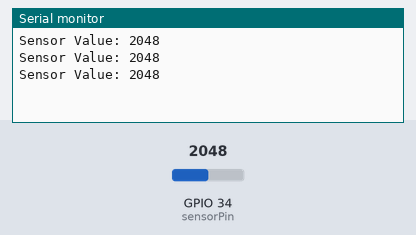
Simulated run of this sketch. Board: ESP32. Parts: the last lines printed to the serial monitor. Inputs (shaded band) come from the test bench; at power-on: GPIO 34 (sensorPin) = 2048.

Above: at 1.3 s.
1.4 s: GPIO 34 (sensorPin) set to 2866
At 1.9 s:
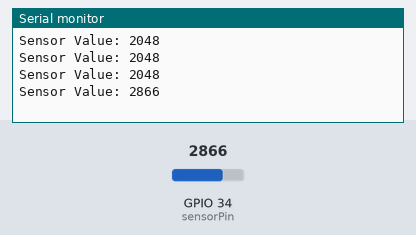
2.9 s: GPIO 34 (sensorPin) set to 3603
At 3.4 s:
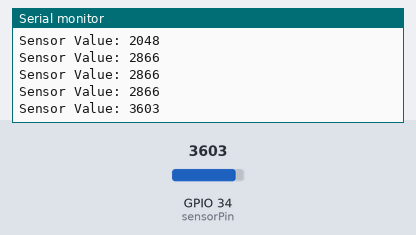
Timing chart, 0 to 5.9 s (numbered marks = the images above; inputs shaded):
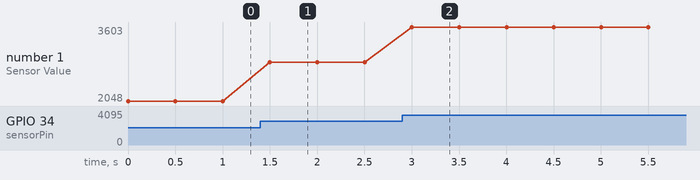

Measured:
- after the input at 1.4 s, the serial monitor: prints a new line after 0.10 s (image 1)
- after the input at 2.9 s, the serial monitor: prints a new line after 0.10 s (image 2)
- plotted number 1: 2048 → 2866 after the input at 1.4 s, 2866 → 3603 after the input at 2.9 s

The sketch:

Day3_Analog_Sensor_Reading.ino
```cpp
const int sensorPin = 34;

void setup() {
  Serial.begin(115200);
}

void loop() {
  int sensorValue = analogRead(sensorPin);

  Serial.print("Sensor Value: ");
  Serial.println(sensorValue);

  delay(500);
}
```
